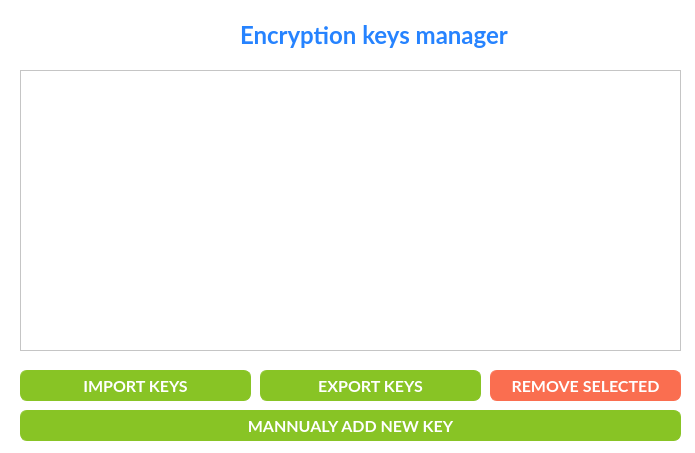
<?xml version="1.0" encoding="UTF-8"?>
<ui version="4.0">
 <class>KeyManager</class>
 <widget class="QDialog" name="KeyManager">
  <property name="geometry">
   <rect>
    <x>0</x>
    <y>0</y>
    <width>695</width>
    <height>453</height>
   </rect>
  </property>
  <property name="palette">
   <palette>
    <active>
     <colorrole role="WindowText">
      <brush brushstyle="SolidPattern">
       <color alpha="255">
        <red>0</red>
        <green>0</green>
        <blue>0</blue>
       </color>
      </brush>
     </colorrole>
     <colorrole role="Button">
      <brush brushstyle="SolidPattern">
       <color alpha="255">
        <red>255</red>
        <green>255</green>
        <blue>255</blue>
       </color>
      </brush>
     </colorrole>
     <colorrole role="Light">
      <brush brushstyle="SolidPattern">
       <color alpha="255">
        <red>255</red>
        <green>255</green>
        <blue>255</blue>
       </color>
      </brush>
     </colorrole>
     <colorrole role="Midlight">
      <brush brushstyle="SolidPattern">
       <color alpha="255">
        <red>255</red>
        <green>255</green>
        <blue>255</blue>
       </color>
      </brush>
     </colorrole>
     <colorrole role="Dark">
      <brush brushstyle="SolidPattern">
       <color alpha="255">
        <red>127</red>
        <green>127</green>
        <blue>127</blue>
       </color>
      </brush>
     </colorrole>
     <colorrole role="Mid">
      <brush brushstyle="SolidPattern">
       <color alpha="255">
        <red>170</red>
        <green>170</green>
        <blue>170</blue>
       </color>
      </brush>
     </colorrole>
     <colorrole role="Text">
      <brush brushstyle="SolidPattern">
       <color alpha="255">
        <red>0</red>
        <green>0</green>
        <blue>0</blue>
       </color>
      </brush>
     </colorrole>
     <colorrole role="BrightText">
      <brush brushstyle="SolidPattern">
       <color alpha="255">
        <red>255</red>
        <green>255</green>
        <blue>255</blue>
       </color>
      </brush>
     </colorrole>
     <colorrole role="ButtonText">
      <brush brushstyle="SolidPattern">
       <color alpha="255">
        <red>0</red>
        <green>0</green>
        <blue>0</blue>
       </color>
      </brush>
     </colorrole>
     <colorrole role="Base">
      <brush brushstyle="SolidPattern">
       <color alpha="255">
        <red>255</red>
        <green>255</green>
        <blue>255</blue>
       </color>
      </brush>
     </colorrole>
     <colorrole role="Window">
      <brush brushstyle="SolidPattern">
       <color alpha="255">
        <red>255</red>
        <green>255</green>
        <blue>255</blue>
       </color>
      </brush>
     </colorrole>
     <colorrole role="Shadow">
      <brush brushstyle="SolidPattern">
       <color alpha="255">
        <red>0</red>
        <green>0</green>
        <blue>0</blue>
       </color>
      </brush>
     </colorrole>
     <colorrole role="AlternateBase">
      <brush brushstyle="SolidPattern">
       <color alpha="255">
        <red>255</red>
        <green>255</green>
        <blue>255</blue>
       </color>
      </brush>
     </colorrole>
     <colorrole role="ToolTipBase">
      <brush brushstyle="SolidPattern">
       <color alpha="255">
        <red>255</red>
        <green>255</green>
        <blue>220</blue>
       </color>
      </brush>
     </colorrole>
     <colorrole role="ToolTipText">
      <brush brushstyle="SolidPattern">
       <color alpha="255">
        <red>0</red>
        <green>0</green>
        <blue>0</blue>
       </color>
      </brush>
     </colorrole>
    </active>
    <inactive>
     <colorrole role="WindowText">
      <brush brushstyle="SolidPattern">
       <color alpha="255">
        <red>0</red>
        <green>0</green>
        <blue>0</blue>
       </color>
      </brush>
     </colorrole>
     <colorrole role="Button">
      <brush brushstyle="SolidPattern">
       <color alpha="255">
        <red>255</red>
        <green>255</green>
        <blue>255</blue>
       </color>
      </brush>
     </colorrole>
     <colorrole role="Light">
      <brush brushstyle="SolidPattern">
       <color alpha="255">
        <red>255</red>
        <green>255</green>
        <blue>255</blue>
       </color>
      </brush>
     </colorrole>
     <colorrole role="Midlight">
      <brush brushstyle="SolidPattern">
       <color alpha="255">
        <red>255</red>
        <green>255</green>
        <blue>255</blue>
       </color>
      </brush>
     </colorrole>
     <colorrole role="Dark">
      <brush brushstyle="SolidPattern">
       <color alpha="255">
        <red>127</red>
        <green>127</green>
        <blue>127</blue>
       </color>
      </brush>
     </colorrole>
     <colorrole role="Mid">
      <brush brushstyle="SolidPattern">
       <color alpha="255">
        <red>170</red>
        <green>170</green>
        <blue>170</blue>
       </color>
      </brush>
     </colorrole>
     <colorrole role="Text">
      <brush brushstyle="SolidPattern">
       <color alpha="255">
        <red>0</red>
        <green>0</green>
        <blue>0</blue>
       </color>
      </brush>
     </colorrole>
     <colorrole role="BrightText">
      <brush brushstyle="SolidPattern">
       <color alpha="255">
        <red>255</red>
        <green>255</green>
        <blue>255</blue>
       </color>
      </brush>
     </colorrole>
     <colorrole role="ButtonText">
      <brush brushstyle="SolidPattern">
       <color alpha="255">
        <red>0</red>
        <green>0</green>
        <blue>0</blue>
       </color>
      </brush>
     </colorrole>
     <colorrole role="Base">
      <brush brushstyle="SolidPattern">
       <color alpha="255">
        <red>255</red>
        <green>255</green>
        <blue>255</blue>
       </color>
      </brush>
     </colorrole>
     <colorrole role="Window">
      <brush brushstyle="SolidPattern">
       <color alpha="255">
        <red>255</red>
        <green>255</green>
        <blue>255</blue>
       </color>
      </brush>
     </colorrole>
     <colorrole role="Shadow">
      <brush brushstyle="SolidPattern">
       <color alpha="255">
        <red>0</red>
        <green>0</green>
        <blue>0</blue>
       </color>
      </brush>
     </colorrole>
     <colorrole role="AlternateBase">
      <brush brushstyle="SolidPattern">
       <color alpha="255">
        <red>255</red>
        <green>255</green>
        <blue>255</blue>
       </color>
      </brush>
     </colorrole>
     <colorrole role="ToolTipBase">
      <brush brushstyle="SolidPattern">
       <color alpha="255">
        <red>255</red>
        <green>255</green>
        <blue>220</blue>
       </color>
      </brush>
     </colorrole>
     <colorrole role="ToolTipText">
      <brush brushstyle="SolidPattern">
       <color alpha="255">
        <red>0</red>
        <green>0</green>
        <blue>0</blue>
       </color>
      </brush>
     </colorrole>
    </inactive>
    <disabled>
     <colorrole role="WindowText">
      <brush brushstyle="SolidPattern">
       <color alpha="255">
        <red>127</red>
        <green>127</green>
        <blue>127</blue>
       </color>
      </brush>
     </colorrole>
     <colorrole role="Button">
      <brush brushstyle="SolidPattern">
       <color alpha="255">
        <red>255</red>
        <green>255</green>
        <blue>255</blue>
       </color>
      </brush>
     </colorrole>
     <colorrole role="Light">
      <brush brushstyle="SolidPattern">
       <color alpha="255">
        <red>255</red>
        <green>255</green>
        <blue>255</blue>
       </color>
      </brush>
     </colorrole>
     <colorrole role="Midlight">
      <brush brushstyle="SolidPattern">
       <color alpha="255">
        <red>255</red>
        <green>255</green>
        <blue>255</blue>
       </color>
      </brush>
     </colorrole>
     <colorrole role="Dark">
      <brush brushstyle="SolidPattern">
       <color alpha="255">
        <red>127</red>
        <green>127</green>
        <blue>127</blue>
       </color>
      </brush>
     </colorrole>
     <colorrole role="Mid">
      <brush brushstyle="SolidPattern">
       <color alpha="255">
        <red>170</red>
        <green>170</green>
        <blue>170</blue>
       </color>
      </brush>
     </colorrole>
     <colorrole role="Text">
      <brush brushstyle="SolidPattern">
       <color alpha="255">
        <red>127</red>
        <green>127</green>
        <blue>127</blue>
       </color>
      </brush>
     </colorrole>
     <colorrole role="BrightText">
      <brush brushstyle="SolidPattern">
       <color alpha="255">
        <red>255</red>
        <green>255</green>
        <blue>255</blue>
       </color>
      </brush>
     </colorrole>
     <colorrole role="ButtonText">
      <brush brushstyle="SolidPattern">
       <color alpha="255">
        <red>127</red>
        <green>127</green>
        <blue>127</blue>
       </color>
      </brush>
     </colorrole>
     <colorrole role="Base">
      <brush brushstyle="SolidPattern">
       <color alpha="255">
        <red>255</red>
        <green>255</green>
        <blue>255</blue>
       </color>
      </brush>
     </colorrole>
     <colorrole role="Window">
      <brush brushstyle="SolidPattern">
       <color alpha="255">
        <red>255</red>
        <green>255</green>
        <blue>255</blue>
       </color>
      </brush>
     </colorrole>
     <colorrole role="Shadow">
      <brush brushstyle="SolidPattern">
       <color alpha="255">
        <red>0</red>
        <green>0</green>
        <blue>0</blue>
       </color>
      </brush>
     </colorrole>
     <colorrole role="AlternateBase">
      <brush brushstyle="SolidPattern">
       <color alpha="255">
        <red>255</red>
        <green>255</green>
        <blue>255</blue>
       </color>
      </brush>
     </colorrole>
     <colorrole role="ToolTipBase">
      <brush brushstyle="SolidPattern">
       <color alpha="255">
        <red>255</red>
        <green>255</green>
        <blue>220</blue>
       </color>
      </brush>
     </colorrole>
     <colorrole role="ToolTipText">
      <brush brushstyle="SolidPattern">
       <color alpha="255">
        <red>0</red>
        <green>0</green>
        <blue>0</blue>
       </color>
      </brush>
     </colorrole>
    </disabled>
   </palette>
  </property>
  <property name="windowTitle">
   <string>Cryptographic keys manager - Storj GUI</string>
  </property>
  <widget class="QTableWidget" name="shard_queue_table">
   <property name="geometry">
    <rect>
     <x>20</x>
     <y>70</y>
     <width>661</width>
     <height>281</height>
    </rect>
   </property>
  </widget>
  <widget class="QPushButton" name="start_download_bt">
   <property name="geometry">
    <rect>
     <x>20</x>
     <y>370</y>
     <width>231</width>
     <height>31</height>
    </rect>
   </property>
   <property name="font">
    <font>
     <family>Lato</family>
     <pointsize>12</pointsize>
     <weight>75</weight>
     <bold>true</bold>
    </font>
   </property>
   <property name="styleSheet">
    <string notr="true">QPushButton:hover{
  background-color: #83bf20;
  border-color: #83bf20;
}
QPushButton:active {
  background-color: #93cc36;
  border-color: #93cc36;
}
QPushButton{
  background-color: #88c425;
	border: 1px solid #88c425;
	color: #fff;
	border-radius: 7px;
}</string>
   </property>
   <property name="text">
    <string>IMPORT KEYS</string>
   </property>
  </widget>
  <widget class="QPushButton" name="start_download_bt_2">
   <property name="geometry">
    <rect>
     <x>260</x>
     <y>370</y>
     <width>221</width>
     <height>31</height>
    </rect>
   </property>
   <property name="font">
    <font>
     <family>Lato</family>
     <pointsize>12</pointsize>
     <weight>75</weight>
     <bold>true</bold>
    </font>
   </property>
   <property name="styleSheet">
    <string notr="true">QPushButton:hover{
  background-color: #83bf20;
  border-color: #83bf20;
}
QPushButton:active {
  background-color: #93cc36;
  border-color: #93cc36;
}
QPushButton{
  background-color: #88c425;
	border: 1px solid #88c425;
	color: #fff;
	border-radius: 7px;
}</string>
   </property>
   <property name="text">
    <string>EXPORT KEYS</string>
   </property>
  </widget>
  <widget class="QPushButton" name="start_download_bt_3">
   <property name="geometry">
    <rect>
     <x>20</x>
     <y>410</y>
     <width>661</width>
     <height>31</height>
    </rect>
   </property>
   <property name="font">
    <font>
     <family>Lato</family>
     <pointsize>12</pointsize>
     <weight>75</weight>
     <bold>true</bold>
    </font>
   </property>
   <property name="styleSheet">
    <string notr="true">QPushButton:hover{
  background-color: #83bf20;
  border-color: #83bf20;
}
QPushButton:active {
  background-color: #93cc36;
  border-color: #93cc36;
}
QPushButton{
  background-color: #88c425;
	border: 1px solid #88c425;
	color: #fff;
	border-radius: 7px;
}</string>
   </property>
   <property name="text">
    <string>MANNUALY ADD NEW KEY</string>
   </property>
  </widget>
  <widget class="QLabel" name="file_name">
   <property name="geometry">
    <rect>
     <x>240</x>
     <y>10</y>
     <width>431</width>
     <height>51</height>
    </rect>
   </property>
   <property name="font">
    <font>
     <family>Lato</family>
     <pointsize>11</pointsize>
     <weight>75</weight>
     <bold>true</bold>
    </font>
   </property>
   <property name="styleSheet">
    <string notr="true">QLabel{
color: #2683ff;
}
</string>
   </property>
   <property name="text">
    <string>&lt;html&gt;&lt;head/&gt;&lt;body&gt;&lt;p&gt;&lt;span style=&quot; font-size:18pt;&quot;&gt;Encryption keys manager&lt;/span&gt;&lt;/p&gt;&lt;/body&gt;&lt;/html&gt;</string>
   </property>
  </widget>
  <widget class="QLabel" name="label_3">
   <property name="geometry">
    <rect>
     <x>60</x>
     <y>10</y>
     <width>131</width>
     <height>51</height>
    </rect>
   </property>
   <property name="text">
    <string/>
   </property>
   <property name="pixmap">
    <pixmap resource="../../resources/resources.qrc">:/resources/storj-logo-horizontal.png</pixmap>
   </property>
   <property name="scaledContents">
    <bool>true</bool>
   </property>
  </widget>
  <widget class="QPushButton" name="file_delete_bt">
   <property name="geometry">
    <rect>
     <x>490</x>
     <y>370</y>
     <width>191</width>
     <height>31</height>
    </rect>
   </property>
   <property name="font">
    <font>
     <family>Lato</family>
     <pointsize>12</pointsize>
     <weight>75</weight>
     <bold>true</bold>
    </font>
   </property>
   <property name="styleSheet">
    <string notr="true">QPushButton {
	background-color: #fa6e50;
	border: 1px solid #fa6e50;
	color: #fff;
	border-radius: 7px;
}
QPushButton:hover{
	background-color: #fa6e50;
	border-color: #fa6e50;
}
QPushButton:active {
	background-color: #fa6e50;
	border-color: #fa6e50
}</string>
   </property>
   <property name="text">
    <string>REMOVE SELECTED</string>
   </property>
  </widget>
 </widget>
 <resources>
  <include location="../../resources/resources.qrc"/>
  <include location="../../../../../../../../../resources/resources.qrc"/>
 </resources>
 <connections/>
</ui>
